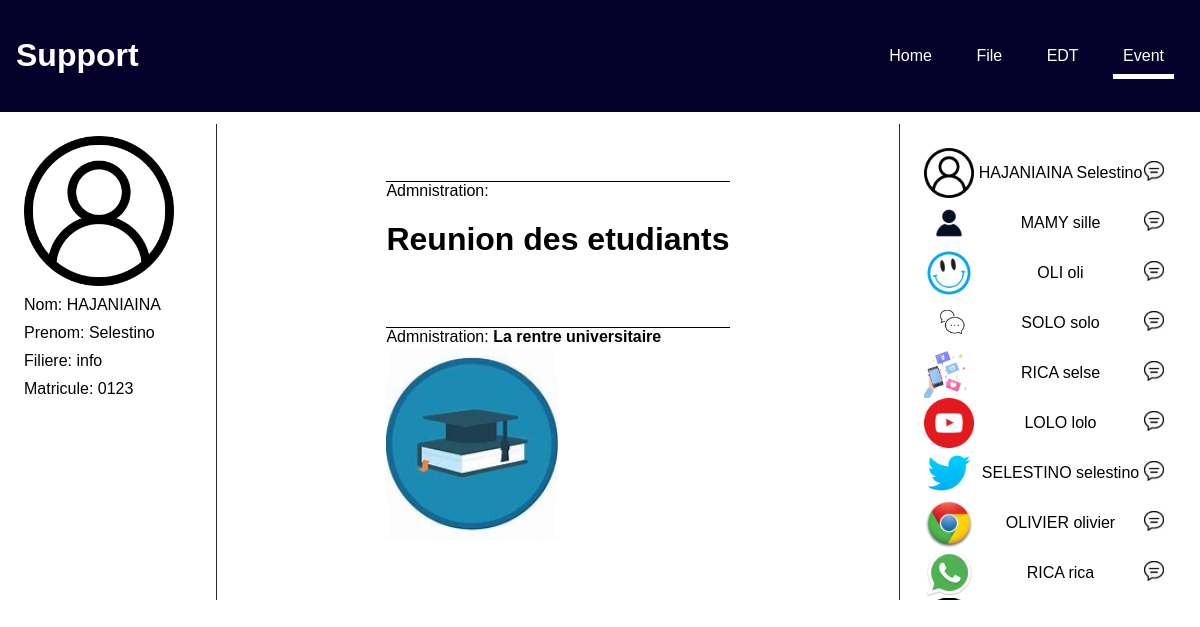
Screenshot of /event/index.php?num_mat=0123 with the database file from the repository.
### tables this page shows
CREATE TABLE IF NOT EXISTS `infoetu` (
  `num_mat` varchar(15) NOT NULL,
  `nom` text NOT NULL,
  `prenom` text NOT NULL,
  `filiere` varchar(20) NOT NULL,
  `photo` varchar(200) DEFAULT NULL,
  `pass` varchar(100) NOT NULL,
  PRIMARY KEY (`num_mat`)
);

CREATE TABLE IF NOT EXISTS `event` (
  `id` int(11) NOT NULL AUTO_INCREMENT,
  `num_mat` varchar(20) NOT NULL,
  `legend` varchar(1000) NOT NULL,
  `img` varchar(1000) DEFAULT NULL,
  PRIMARY KEY (`id`)
);

### home/student.php (the view)
<?php
$selection = $connection -> prepare("SELECT * FROM infoetu");
$selection->execute();
$fetch=$selection->fetchAll();
$nbr=$selection->rowCount();
for($i=0;$i<$nbr;$i++){
    ?>
    <div class="inter">
        <img src="../login/picture/<?=$fetch[$i]['photo']?>" id="photo"/>
        <span><?=$fetch[$i]['nom']?> <?=$fetch[$i]['prenom']?></span>
        <span><a href="http://"><img src="../file/folder/icon/msg.jpg" class="msg" title="send a message"></a></span>
    </div>
    <?php
}
?>

### home/profil.php
<?php
$num_mat=$_GET['num_mat'];
$selection = $connection -> prepare("SELECT * FROM infoetu WHERE num_mat=$num_mat");
$selection->execute();
$fetchprofil=$selection->fetch();
$photo=$fetchprofil['photo'];
$myName=$fetchprofil['nom'];
$mySurname=$fetchprofil['prenom'];
$filiere=$fetchprofil['filiere'];
?>
<img src="../login/picture/<?=$photo?>" id="myPhoto"/>
<span>Nom: <?=$myName?></span>
<span>Prenom: <?=$mySurname?></span>
<span>Filiere: <?=$filiere?></span>
<span>Matricule: <?=$num_mat?></span>

### event/event.php (shortened to what this page needs)
<?php
$selection = $connection -> prepare("SELECT * FROM event");
$selection->execute();
$fetch=$selection->fetchAll();
$nbr=$selection->rowCount();
for($i=0;$i<$nbr;$i++){
    $legende=$fetch[$i]['legend'];
    $img=$fetch[$i]['img'];
    if($img==""){
        ?>
    <div class="post">
        <span>Admnistration:</span><br>
        <span><h1><?=$legende?></h1></span>
    </div>
    <?php
    }else{
    ?>
    <div class="post">
        <span>Admnistration:</span>
        <span><b><?=$legende?></b></span><br>
        <img src="img/<?=$img?>" id="photopost"/>
    </div>
    <?php
}
}
?>

### rows the page displays
infoetu: photo (placeholder picture), nom "HAJANIAINA", prenom "Selestino", filiere "info"
event: legend "Reunion des etudiants"
event: legend "La rentre universitaire", img (picture)
infoetu: photo (picture), nom "MAMY", prenom "sille"
infoetu: photo (picture), nom "OLI", prenom "oli"
infoetu: photo (picture), nom "SOLO", prenom "solo"
infoetu: photo (picture), nom "RICA", prenom "selse"
infoetu: photo (picture), nom "LOLO", prenom "lolo"
infoetu: photo (picture), nom "SELESTINO", prenom "selestino"
infoetu: photo (picture), nom "OLIVIER", prenom "olivier"
infoetu: photo (picture), nom "RICA", prenom "rica"
infoetu: photo (picture)

### other values shown
$num_mat "0123"
